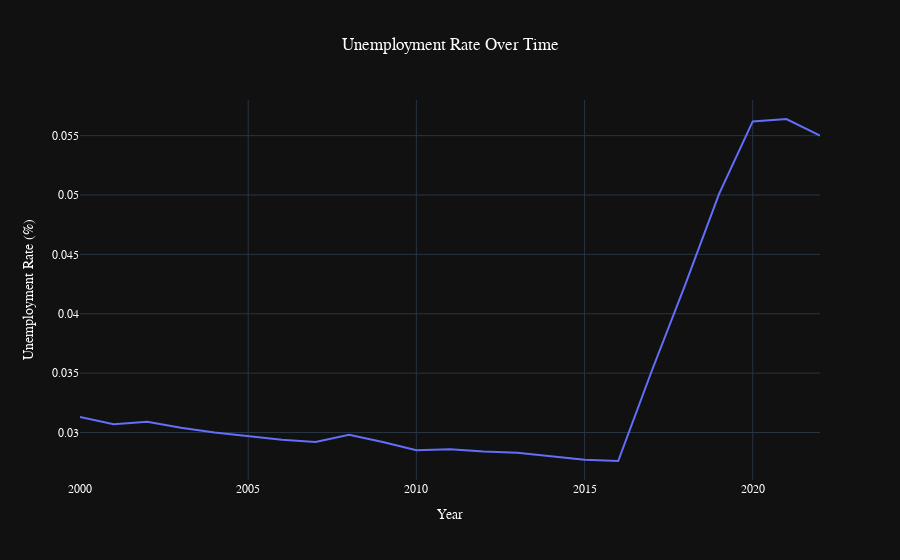

The notebook cell this image was saved under:
### Markdown cell above
How has the Unemployment Rate changed over the years?

### Code cell
fig=px.line(df, x='Year', y='Unemployment Rate (%)', title='Unemployment Rate Over Time')

fig.update_layout(
    template="plotly_dark",
    title_x=0.5,
    font=dict(
        family="Arial",
        color="white"
    ),
)

### Figure 1 — Plotly figure (JSON) as saved in the notebook; plotly's stock layout.template omitted (floating-point values rounded to 4 significant figures)
{"data": [{"hovertemplate": "Year=%{x}<br>Unemployment Rate (%)=%{y}<extra></extra>", "legendgroup": "", "line": {"color": "#636efa", "dash": "solid"}, "mode": "lines", "name": "", "orientation": "v", "showlegend": false, "type": "scatter", "x": [2000, 2001, 2002, 2003, 2004, 2005, 2006, 2007, 2008, 2009, 2010, 2011, 2012, 2013, 2014, 2015, 2016, 2017, 2018, 2019, 2020, 2021, 2022], "xaxis": "x", "y": [0.0313, 0.0307, 0.0309, 0.0304, 0.03, 0.0297, 0.0294, 0.0292, 0.0298, 0.0292, 0.0285, 0.0286, 0.0284, 0.0283, 0.028, 0.0277, 0.0276, 0.0352, 0.0425, 0.0501, 0.0562, 0.0564, 0.055], "yaxis": "y"}], "layout": {"font": {"color": "white", "family": "Arial"}, "legend": {"tracegroupgap": 0}, "title": {"text": "Unemployment Rate Over Time", "x": 0.5}, "xaxis": {"anchor": "y", "domain": [0, 1], "title": {"text": "Year"}}, "yaxis": {"anchor": "x", "domain": [0, 1], "title": {"text": "Unemployment Rate (%)"}}}}
